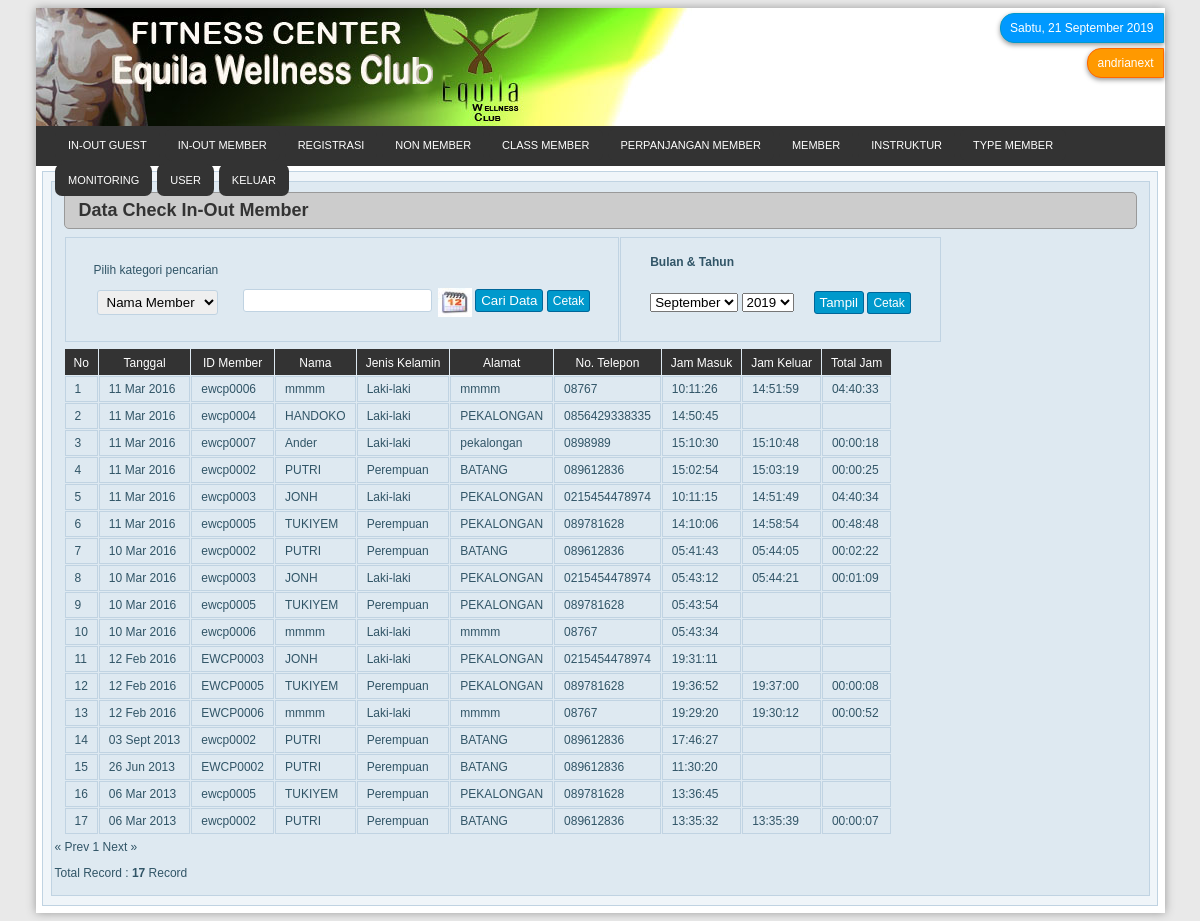
Page /admin/cekin_out.php (signed in) on the committed database.
### tables this page shows
CREATE TABLE `absensi` (
  `id` int(5) NOT NULL auto_increment,
  `id_member` varchar(30) default NULL,
  `tgl` date default NULL,
  `kd_waktu` varchar(10) default NULL,
  `jam_masuk` time default NULL,
  `jam_pulang` time default NULL,
  `counter` int(6) default '0',
  PRIMARY KEY  (`id`),
  UNIQUE KEY `id` (`id`),
  KEY `id_2` (`id`)
);

CREATE TABLE `member` (
  `id_member` varchar(20) NOT NULL,
  `nama` varchar(20) NOT NULL,
  `alamat` varchar(50) NOT NULL,
  `tempat_lahir` varchar(20) NOT NULL,
  `tanggal_lahir` date NOT NULL,
  `jenis_kelamin` varchar(50) NOT NULL,
  `no_telepon` varchar(20) NOT NULL,
  `status` varchar(50) NOT NULL,
  `tgl_tempo` date NOT NULL,
  `gambar` varchar(50) NOT NULL,
  PRIMARY KEY  (`id_member`)
);

### admin/library/fungsi_standar.php (called while the page is built, shortened)
<?php
function tanggal(){
	$hari=$day=date(l);
	$tanggal=date(d);
	$bulan=$bl=$month=date(m);
	$tahun=date(Y);
	switch($hari)
	{
		case"Saturday":$hari="Sabtu"; break;
	}
	switch($bulan)
	{
		case"9":$bulan="September"; break;
	}
	$tglLengkap="$hari, $tanggal $bulan $tahun";
	return $tglLengkap;
}
?>

### admin/library/fungsi_indotgl.php (called while the page is built, shortened)
<?php
	function tgl_indo($tgl){
			$tanggal = substr($tgl,8,2);
			$bulan = getBulan(substr($tgl,5,2));
			$tahun = substr($tgl,0,4);
			return $tanggal.' '.$bulan.' '.$tahun;
	}
	function getBulan($bln){
				switch ($bln){
					case 2:
						return "Feb";
						break;
					case 3:
						return "Mar";
						break;
					case 4:
						return "Apr";
						break;
					case 6:
						return "Jun";
						break;
					case 9:
						return "Sept";
						break;
				}
			}
?>

### admin/cekin_out.php (the view, shortened to what this page needs)
<?php
if(empty($_SESSION[level])){
echo "<meta http-equiv='refresh' content='0; url=index.php'>";
}
else{
require_once "class/classCombo.php";
require_once "library/fungsi_standar.php";
require_once "library/fungsi_indotgl.php";
$myCombo	= new combo();
?>
<!DOCTYPE html PUBLIC "-//W3C//DTD XHTML 1.0 Transitional//EN" "http://www.w3.org/TR/xhtml1/DTD/xhtml1-transitional.dtd">
<html xmlns="http://www.w3.org/1999/xhtml">
<head>
<link rel="stylesheet" href="style/data.css" type="text/css">
<link rel="stylesheet" href="style/style_index.css" type="text/css"  />
<link rel="stylesheet" href="style/menu.css" type="text/css"  />
</head>
<body>
	<div id="page">
	<div class="header"><img src="style/aladin.png" />
	<div id="box">
	<div id="tgl"><?php echo tanggal();?></div>
	<div id="akun"><?php echo $_SESSION['nama']; ?></div>
   	</div>
  	</div>
  	<div id="menu-bg">
  	<div id="menu">
	<?php
	require_once "menu.php";
	?>
	</div>
  	</div>
	<div class="halaman">
  	<div class="tengah">
	<div class="batas_isi">
    <div class="isi">
<div id="judulHalaman"><strong>Data Check In-Out Member</strong></div>
<table border="0" cellspacing="1" cellpadding="0">
    <tr>
    <td >
    <form id="form1" name="form1" method="post" action="cekin_out_cari.php">
      <table cellspacing="1" cellpadding="0">
        <tr>
          <td id="noborder">Pilih kategori pencarian</td>
          <td id="noborder">&nbsp;</td>
        </tr>
        <tr>
          <td id="noborder"><label>
            <select name="pilih" id="input">
              <option value='nama' >Nama Member</option>
            </select>
          </label></td>
          <td id="noborder">
            <input type="text" name="tcari" id="input" />
			<a href="javascript:void(0)" onClick="if(self.gfPop)gfPop.fPopCalendar(document.form1.tcari);return false;" ><img src="style/calender/calender.jpeg" alt="" name="popcal" width="34" height="29" border="0" align="absmiddle" id="popcal" /></a>
            <input type="submit" name="bcari" id="tombol" value="Cari Data" />
			<?php echo "<a href=report/pdf_cekinout.php"; ?>
          	 <div id="tombol">Cetak</div>
 <td>
    <form id="form2" name="form2" method="post" action="cekinout_tcari.php">
      <table >
        <tr>
          <td id="noborder"><b>Bulan &amp; Tahun</b></td>
          <td id="noborder">&nbsp;</td>
        </tr>
        <td height="42"  id="noborder"><p>
            <p>
              <?php
				$myCombo->comboMonth('1', '12', 'bulan', date('n')); echo('&nbsp;');
				?>
          </p></td>
          <td id="noborder">
            <input type="submit" name="tampil" id="tombol" value="Tampil" />
			<?php
				echo "<a href=report/pdf_cekinout.php"; ?>
          	 <div id="tombol">Cetak</div>
 <?php
	$warna1="#c0d3e2";
	$warna=$warna1;
 ?>
      <table cellpadding="0" cellspacing="1">
      <tr>
	  <td id="namaField">No</td>
	  <td id="namaField">Tanggal</td>
      <td id="namaField">ID Member</td>
      <td id="namaField">Nama</td>
	  <td id="namaField">Jenis Kelamin</td>
	  <td id="namaField">Alamat</td>
      <td id="namaField">No. Telepon</td>
      <td id="namaField">Jam Masuk</td>
	  <td id="namaField">Jam Keluar</td>
	  <td id="namaField">Total Jam</td>
<?php
	$batas   = 30;
	$halaman = $_GET['halaman'];
	if(empty($halaman)){
	$posisi  = 0;
	$halaman = 1;
	}
	else{
	$posisi = ($halaman-1) * $batas;
	}
	$qp_sup=mysql_query("SELECT * FROM member,absensi Where member.id_member=absensi.id_member  order by absensi.tgl DESC LIMIT $posisi,$batas");
	$no=$posisi+1;
		while($row1=mysql_fetch_array($qp_sup)){
			if ($row1['status']!="tidak aktif")
			{
				$warna="#dee9f1";
			}
			else
			{
				$warna="#F99";
			}
		?>
		<?php
		$tgl_cekin= tgl_indo($row1['tgl']);
		$mjam=$row1['jam_masuk'];
		$pjam=$row1['jam_pulang'];
		$queryjam = "SELECT timediff('$pjam', '$mjam') as selisih";
		$hasil = mysql_query($queryjam);
		$data = mysql_fetch_array($hasil);
		?>
        <tr bgcolor=<?php echo $warna; ?>>
		<td><?php echo "$no"; ?></td>
		<td><?php echo "$tgl_cekin"; ?></td>
        <td><?php echo "$row1[id_member]"; ?></td>
        <td><?php echo "$row1[nama]"; ?></td>
		<td><?php echo "$row1[jenis_kelamin]"; ?></td>
    	<td><?php echo "$row1[alamat]"; ?></td>
        <td><?php echo "$row1[no_telepon]"; ?></td>
		<td><?php echo "$row1[jam_masuk]"; ?></td>
		<td><?php echo "$row1[jam_pulang]"; ?></td>
		<td><?php echo "$data[selisih]"; ?></td>
        </tr>
	<?php $no++; }
	echo"</table>";
	$tampil2 = mysql_query("SELECT * FROM member,absensi WHERE member.id_member=absensi.id_member");
		$jmldata = mysql_num_rows($tampil2);
		$jmlhal  = ceil($jmldata/$batas);
		echo "<div class=paging>";
		if($halaman > 1){
			$prev=$halaman-1;
			echo "<span class=prevnext><a href=$_SERVER[PHP_SELF]?halaman=$prev>« Prev</a></span> ";
		}
		else{
			echo "<span class=disabled>« Prev</span> ";
		}
		for($i=1;$i<=$jmlhal;$i++)
		if ($i != $halaman){
			echo " <a href=$_SERVER[PHP_SELF]?halaman=$i>$i</a> ";
		}
		else{
			echo " <span class=current>$i</span> ";
		}
		if($halaman < $jmlhal){
			$next=$halaman+1;
			echo "<span class=prevnext><a href=$_SERVER[PHP_SELF]?halaman=$next>Next »</a></span>";
		}
		else{
			echo "<span class=disabled>Next »</span>";
		}
		echo "</div>";
		echo "<p align=left>Total Record : <b>$jmldata</b> Record</p>";
		?>
	</div>
    </div>
    </div>
 <div class="BatasBawah"></div>
</body>
</html>
<?php
}
?>

### admin/menu.php (shortened to what this page needs)
<?php
if ($_SESSION['level'] == "admin")
{
	echo"
    <ul id='menu'>
		<li><a href=guest.php><span>IN-OUT Guest</span></a></li>
	<li><a href=pengunjung.php><span>IN-OUT Member</span></a></li>
	<li><a href=registrasi.php><span>Registrasi</span></a></li>
	<li><a href=nonmember.php><span>Non Member</span></a></li>
	<li><a href=class_member.php><span>Class Member</span></a></li>
    <li><a href=pembayaran.php>Perpanjangan Member</a></li>
	<li><a href=member.php><span>Member</span></a></li>
	<li><a href=index.php?halaman=instruktur><span>Instruktur</span></a></li>
	<li><a href=index.php?halaman=golongan><span>Type Member</span></a></li>
	<li><a href=monitoring.php>Monitoring</a></li>
	<li><a href=index.php?halaman=user>User</a></li>
    <li><a href=logout.php>Keluar</a></li>
    </ul>";
}
?>

### admin/class/classCombo.php (shortened to what this page needs)
<?php
class combo {
	var $monthName;
	function __construct() {
		$this->monthName = array(1 => 'Januari', 'Februari', 'Maret', 'April', 'Mei', 'Juni', 'Juli', 'Agustus', 'September', 'Oktober', 'Nopember', 'Desember');
	}
	private function preCombo($var) {
		echo "<select name=".$var.">";
	}
	private function inComboSelected($value, $option) {
		echo "<option value=".$value." selected>".$option."</option>";
	}
	private function finalCombo() {
		echo "</select>";
	}
	function comboRange($first, $last, $var, $default) {
		$state = false;
		for ($i=$first; $i<=$last; $i++) {
			if ($i==$default) {
				$state = true;
				break;
			}
		}
		if ($state) {
			for ($i=$first; $i<=$last; $i++) {
				if ($i==$default)
					$this->inComboSelected($i, $i);
				else
					$this->inCombo($i, $i);
			}
		}
		else {
			$this->inComboSelected($default, $default);
			for ($i=$first; $i<=$last; $i++)
				$this->inCombo($i, $i);
		}
	}
	function comboMonth($first, $last, $var, $default) {
		$this->preCombo($var);
		for ($i=$first; $i<=$last; $i++) {
			if ($i==$default)
				$this->inComboSelected($i, $this->monthName[$i]);
			else
				$this->inCombo($i, $this->monthName[$i]);
		}
		$this->finalCombo();
	}
}
?>

### admin/style/data.css (style rules this page uses)
a { text-decoration:none; color:#09F; }
td { border:none; }

### admin/style/style_index.css (style rules this page uses)
body { color:#333; background-color:#e9e9e9; font-size:12px; font-family:Verdana, Geneva, sans-serif; }
#page { width:1129px; margin-left:auto; margin-right:auto; background-color:#FFF; box-shadow: 0px 0px 9px #999; }
#box { width:200px; float:right; }
#tgl { color:#FFF; padding:7px 9px; background-color:#09F; border:1px solid #09C; border-top-left-radius:14px; border-bottom-left-radius:14px; box-shadow:0px 2px 5px #999; margin-top:5px; margin-right:1px; float:right; }
#akun { color:#FFF; padding:7px 9px; background-color:#F90; border:1px solid #F60; border-top-left-radius:14px; border-bottom-left-radius:14px; box-shadow:0px 2px 5px #999; margin-top:5px; margin-right:1px; float:right; }
#menu-bg { background: #333; height: 40px; }
#menu { width: 1090px; margin: 0 auto; }
#menu ul { margin: 0; padding: 0; list-style: none; }
#menu li { display: inline; }
#menu a { display: block; background-color:#333; border-radius:7px; float: left; margin: 3px 5px 0 0; padding: 10px 13px 10px 13px; text-decoration: none; text-transform: uppercase; font-family: Arial, Helvetica, sans-serif; font-size: 11px; color: #FFF; }
.header { width:1129px; background-color:#FFF; }
.halaman { idth:1129px; margin-left:auto; margin-right:auto; margin-top:0px; margin-bottom:0px; }
.halaman .tengah { width:1114px; margin-top:5px; margin-left:auto; margin-right:auto; border:1px solid #c0d3e2; background-color:#f0f5f9; }
.batas_isi { width:1097px; margin-top:9px; margin-bottom:9px; margin-left:auto; margin-right:auto; background-color:#dee9f1; border:1px solid #c0d3e2; }
.isi { padding:3px; }
.BatasBawah { width:1129px; height:7px; margin-left:auto; margin-right:auto; background-color:#FFF; }

### admin/style/menu.css (style rules this page uses)
#judulHalaman { color:#333; font-size:18px; background-color:#CCC; border:1px solid #999; padding:7px 14px; margin:7px 9px; border-radius:5px; }
#input { padding:3px 5px; margin:0px 3px; border:1px solid #c0d3e2; border-radius:3px; }
#tombol { color:#FFF; padding:3px 5px; background-color:#09C; border:1px solid #069; border-radius:3px; }
table { margin:5px 9px; }
td { padding:5px 9px; border:1px solid #c0d3e2; }
#namaField { color:#FFF; background-color:#333; text-align:center; padding-top:7px; border:none; }
body { color:#315567; background-color:#e9e9e9; font-size:12px; font-family:Verdana, Geneva, sans-serif; }
#noborder { border:none; }

### rows in the picture
absensi: tgl "11 Mar 2016", id_member "ewcp0006", member.nama "mmmm", member.jenis_kelamin "Laki-laki", member.alamat "mmmm", member.no_telepon "08767", jam_masuk "10:11:26", jam_pulang "14:51:59", data "04:40:33"
absensi: tgl "11 Mar 2016", id_member "ewcp0004", member.nama "HANDOKO", member.jenis_kelamin "Laki-laki", member.alamat "PEKALONGAN", member.no_telepon "0856429338335", jam_masuk "14:50:45"
absensi: tgl "11 Mar 2016", id_member "ewcp0007", member.nama "Ander", member.jenis_kelamin "Laki-laki", member.alamat "pekalongan", member.no_telepon "0898989", jam_masuk "15:10:30", jam_pulang "15:10:48", data "00:00:18"
absensi: tgl "11 Mar 2016", id_member "ewcp0002", member.nama "PUTRI", member.jenis_kelamin "Perempuan", member.alamat "BATANG", member.no_telepon "089612836", jam_masuk "15:02:54", jam_pulang "15:03:19", data "00:00:25"
absensi: tgl "11 Mar 2016", id_member "ewcp0003", member.nama "JONH", member.jenis_kelamin "Laki-laki", member.alamat "PEKALONGAN", member.no_telepon "0215454478974", jam_masuk "10:11:15", jam_pulang "14:51:49", data "04:40:34"
absensi: tgl "11 Mar 2016", id_member "ewcp0005", member.nama "TUKIYEM", member.jenis_kelamin "Perempuan", member.alamat "PEKALONGAN", member.no_telepon "089781628", jam_masuk "14:10:06", jam_pulang "14:58:54", data "00:48:48"
absensi: tgl "10 Mar 2016", id_member "ewcp0002", member.nama "PUTRI", member.jenis_kelamin "Perempuan", member.alamat "BATANG", member.no_telepon "089612836", jam_masuk "05:41:43", jam_pulang "05:44:05", data "00:02:22"
absensi: tgl "10 Mar 2016", id_member "ewcp0003", member.nama "JONH", member.jenis_kelamin "Laki-laki", member.alamat "PEKALONGAN", member.no_telepon "0215454478974", jam_masuk "05:43:12", jam_pulang "05:44:21", data "00:01:09"
absensi: tgl "10 Mar 2016", id_member "ewcp0005", member.nama "TUKIYEM", member.jenis_kelamin "Perempuan", member.alamat "PEKALONGAN", member.no_telepon "089781628", jam_masuk "05:43:54"
absensi: tgl "10 Mar 2016", id_member "ewcp0006", member.nama "mmmm", member.jenis_kelamin "Laki-laki", member.alamat "mmmm", member.no_telepon "08767", jam_masuk "05:43:34"
absensi: tgl "12 Feb 2016", id_member "EWCP0003", id_member.nama "JONH", id_member.jenis_kelamin "Laki-laki", id_member.alamat "PEKALONGAN", id_member.no_telepon "0215454478974", jam_masuk "19:31:11"
absensi: tgl "12 Feb 2016", id_member "EWCP0005", id_member.nama "TUKIYEM", id_member.jenis_kelamin "Perempuan", id_member.alamat "PEKALONGAN", id_member.no_telepon "089781628", jam_masuk "19:36:52", jam_pulang "19:37:00", data "00:00:08"
absensi: tgl "12 Feb 2016", id_member "EWCP0006", id_member.nama "mmmm", id_member.jenis_kelamin "Laki-laki", id_member.alamat "mmmm", id_member.no_telepon "08767", jam_masuk "19:29:20", jam_pulang "19:30:12", data "00:00:52"
absensi: tgl "03 Sept 2013", id_member "ewcp0002", member.nama "PUTRI", member.jenis_kelamin "Perempuan", member.alamat "BATANG", member.no_telepon "089612836", jam_masuk "17:46:27"
absensi: tgl "26 Jun 2013", id_member "EWCP0002", id_member.nama "PUTRI", id_member.jenis_kelamin "Perempuan", id_member.alamat "BATANG", id_member.no_telepon "089612836", jam_masuk "11:30:20"
absensi: tgl "06 Mar 2013", id_member "ewcp0005", member.nama "TUKIYEM", member.jenis_kelamin "Perempuan", member.alamat "PEKALONGAN", member.no_telepon "089781628", jam_masuk "13:36:45"
absensi: tgl "06 Mar 2013", id_member "ewcp0002", member.nama "PUTRI", member.jenis_kelamin "Perempuan", member.alamat "BATANG", member.no_telepon "089612836", jam_masuk "13:35:32", jam_pulang "13:35:39", data "00:00:07"

### other values in the picture
tanggal() "Sabtu, 21 September 2019"
$_SESSION['nama'] "andrianext"
$jmldata "17"
form field bulan "September"
form field tahun "2019"
